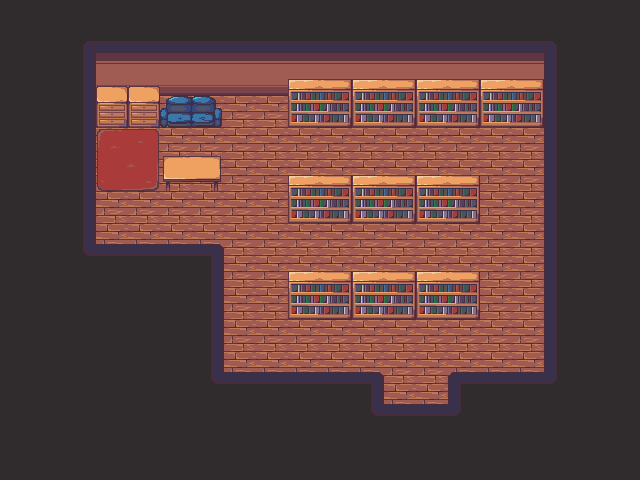

A level layout from a 2D game, rendered from its tile map. Below: a short description, then the map file with its tile-grid data intact:
An orthogonal 20x15 tile map with 32x32 px tiles, 3 tile layers (base, underActor, overActor) and 15 objects.

<map version="1.2" tiledversion="1.3.3" orientation="orthogonal" renderorder="right-down" width="20" height="15" tilewidth="32" tileheight="32" infinite="0" nextlayerid="5" nextobjectid="23">
 <tileset firstgid="1" source="maptiles.tsx" />
 <layer id="1" name="base" width="20" height="15">
  <data encoding="csv">
1,1,1,1,1,1,1,1,1,1,1,1,1,1,1,1,1,1,1,1,
1,1,11,24,24,24,24,24,24,24,24,24,24,24,24,24,24,12,1,1,
1,1,15,34,34,34,34,34,34,34,34,34,34,34,34,34,34,13,1,1,
1,1,15,2,2,2,2,2,2,2,2,2,2,2,2,2,2,13,1,1,
1,1,15,2,2,2,2,2,2,2,2,2,2,2,2,2,2,13,1,1,
1,1,15,2,2,2,2,2,2,2,2,2,2,2,2,2,2,13,1,1,
1,1,15,2,2,2,2,2,2,2,2,2,2,2,2,2,2,13,1,1,
1,1,31,2,2,2,2,2,2,2,2,2,2,2,2,2,2,13,1,1,
1,1,1,1,1,1,15,2,2,2,2,2,2,2,2,2,2,13,1,1,
1,1,1,1,1,1,15,2,2,2,2,2,2,2,2,2,2,13,1,1,
1,1,1,1,1,1,15,2,2,2,2,2,2,2,2,2,2,13,1,1,
1,1,1,1,1,1,31,2,2,2,2,2,2,2,2,2,2,32,1,1,
1,1,1,1,1,1,1,1,1,1,1,31,2,2,32,1,1,1,1,1,
1,1,1,1,1,1,1,1,1,1,1,1,1,1,1,1,1,1,1,1,
1,1,1,1,1,1,1,1,1,1,1,1,1,1,1,1,1,1,1,1
</data>
 </layer>
 <layer id="2" name="underActor" width="20" height="15">
  <data encoding="csv">
0,0,0,0,0,0,0,0,0,0,0,0,0,0,0,0,0,0,0,0,
0,0,0,0,0,0,0,0,0,0,0,0,0,0,0,0,0,0,0,0,
0,0,0,41,41,0,0,0,0,0,0,0,0,0,0,0,0,0,0,0,
0,0,0,51,51,79,80,0,0,72,73,72,73,72,73,72,73,0,0,0,
0,0,0,64,65,0,0,0,0,0,0,0,0,0,0,0,0,0,0,0,
0,0,0,74,75,52,53,0,0,0,0,0,0,0,0,0,0,0,0,0,
0,0,0,0,0,0,0,0,0,72,73,72,73,72,73,0,0,0,0,0,
0,0,0,0,0,0,0,0,0,0,0,0,0,0,0,0,0,0,0,0,
0,0,0,0,0,0,0,0,0,0,0,0,0,0,0,0,0,0,0,0,
0,0,0,0,0,0,0,0,0,72,73,72,73,72,73,0,0,0,0,0,
0,0,0,0,0,0,0,0,0,0,0,0,0,0,0,0,0,0,0,0,
0,0,0,0,0,0,0,0,0,0,0,0,0,0,0,0,0,0,0,0,
0,0,0,0,0,0,0,0,0,0,0,0,0,0,0,0,0,0,0,0,
0,0,0,0,0,0,0,0,0,0,0,0,0,0,0,0,0,0,0,0,
0,0,0,0,0,0,0,0,0,0,0,0,0,0,0,0,0,0,0,0
</data>
 </layer>
 <layer id="3" name="overActor" width="20" height="15">
  <data encoding="csv">
0,0,0,0,0,0,0,0,0,0,0,0,0,0,0,0,0,0,0,0,
0,0,0,0,0,0,0,0,0,0,0,0,0,0,0,0,0,0,0,0,
0,0,0,0,0,0,0,0,0,62,63,62,63,62,63,62,63,0,0,0,
0,0,0,0,0,0,0,0,0,0,0,0,0,0,0,0,0,0,0,0,
0,0,0,0,0,42,43,0,0,0,0,0,0,0,0,0,0,0,0,0,
0,0,0,0,0,0,0,0,0,62,63,62,63,62,63,0,0,0,0,0,
0,0,0,0,0,0,0,0,0,0,0,0,0,0,0,0,0,0,0,0,
0,0,0,4,4,4,5,0,0,0,0,0,0,0,0,0,0,0,0,0,
0,0,0,0,0,0,0,0,0,62,63,62,63,62,63,0,0,0,0,0,
0,0,0,0,0,0,0,0,0,0,0,0,0,0,0,0,0,0,0,0,
0,0,0,0,0,0,0,0,0,0,0,0,0,0,0,0,0,0,0,0,
0,0,0,0,0,0,0,4,4,4,4,5,0,0,3,4,4,0,0,0,
0,0,0,0,0,0,0,0,0,0,0,0,4,4,0,0,0,0,0,0,
0,0,0,0,0,0,0,0,0,0,0,0,0,0,0,0,0,0,0,0,
0,0,0,0,0,0,0,0,0,0,0,0,0,0,0,0,0,0,0,0
</data>
 </layer>
 <objectgroup id="4" name="actorPositions">
  <object id="7" x="108" y="120" width="8" height="8">
   <properties>
    <property name="actorId" type="int" value="0" />
    <property name="describe" value="" />
    <property name="name" value="shelfL" />
   </properties>
  </object>
  <object id="8" x="140" y="120" width="8" height="8">
   <properties>
    <property name="actorId" type="int" value="1" />
    <property name="describe" value="" />
    <property name="name" value="shelfR" />
   </properties>
  </object>
  <object id="9" x="296" y="120" width="44" height="8">
   <properties>
    <property name="actorId" type="int" value="2" />
    <property name="describe" value="" />
    <property name="name" value="bookselfA" />
   </properties>
  </object>
  <object id="10" x="362" y="120" width="44" height="8">
   <properties>
    <property name="actorId" type="int" value="3" />
    <property name="describe" value="" />
    <property name="name" value="bookselfB" />
   </properties>
  </object>
  <object id="11" x="424" y="120" width="44" height="8">
   <properties>
    <property name="actorId" type="int" value="4" />
    <property name="describe" value="" />
    <property name="name" value="bookselfC" />
   </properties>
  </object>
  <object id="12" x="488" y="120" width="44" height="8">
   <properties>
    <property name="actorId" type="int" value="5" />
    <property name="describe" value="" />
    <property name="name" value="bookselfD" />
   </properties>
  </object>
  <object id="13" x="296" y="216" width="44" height="8">
   <properties>
    <property name="actorId" type="int" value="6" />
    <property name="describe" value="" />
    <property name="name" value="bookselfE" />
   </properties>
  </object>
  <object id="14" x="362" y="216" width="44" height="8">
   <properties>
    <property name="actorId" type="int" value="7" />
    <property name="describe" value="" />
    <property name="name" value="bookselfF" />
   </properties>
  </object>
  <object id="15" x="424" y="216" width="44" height="8">
   <properties>
    <property name="actorId" type="int" value="8" />
    <property name="describe" value="" />
    <property name="name" value="bookselfG" />
   </properties>
  </object>
  <object id="16" x="296" y="312" width="44" height="8">
   <properties>
    <property name="actorId" type="int" value="9" />
    <property name="describe" value="" />
    <property name="name" value="bookselfH" />
   </properties>
  </object>
  <object id="17" x="362" y="312" width="44" height="8">
   <properties>
    <property name="actorId" type="int" value="10" />
    <property name="describe" value="" />
    <property name="name" value="bookselfI" />
   </properties>
  </object>
  <object id="18" x="424" y="312" width="44" height="8">
   <properties>
    <property name="actorId" type="int" value="11" />
    <property name="describe" value="" />
    <property name="name" value="bookselfJ" />
   </properties>
  </object>
  <object id="19" x="384" y="408" width="64" height="8">
   <properties>
    <property name="actorId" type="int" value="12" />
    <property name="describe" value="" />
    <property name="name" value="transferHollway1FA" />
   </properties>
  </object>
  <object id="21" x="192" y="160" width="16" height="16">
   <properties>
    <property name="actorId" type="int" value="13" />
    <property name="describe" value="" />
    <property name="name" value="memo" />
   </properties>
  </object>
  <object id="22" x="192" y="112" width="16" height="16">
   <properties>
    <property name="actorId" type="int" value="14" />
    <property name="describe" value="" />
    <property name="name" value="safetyboxKey" />
   </properties>
  </object>
 </objectgroup>
</map>
